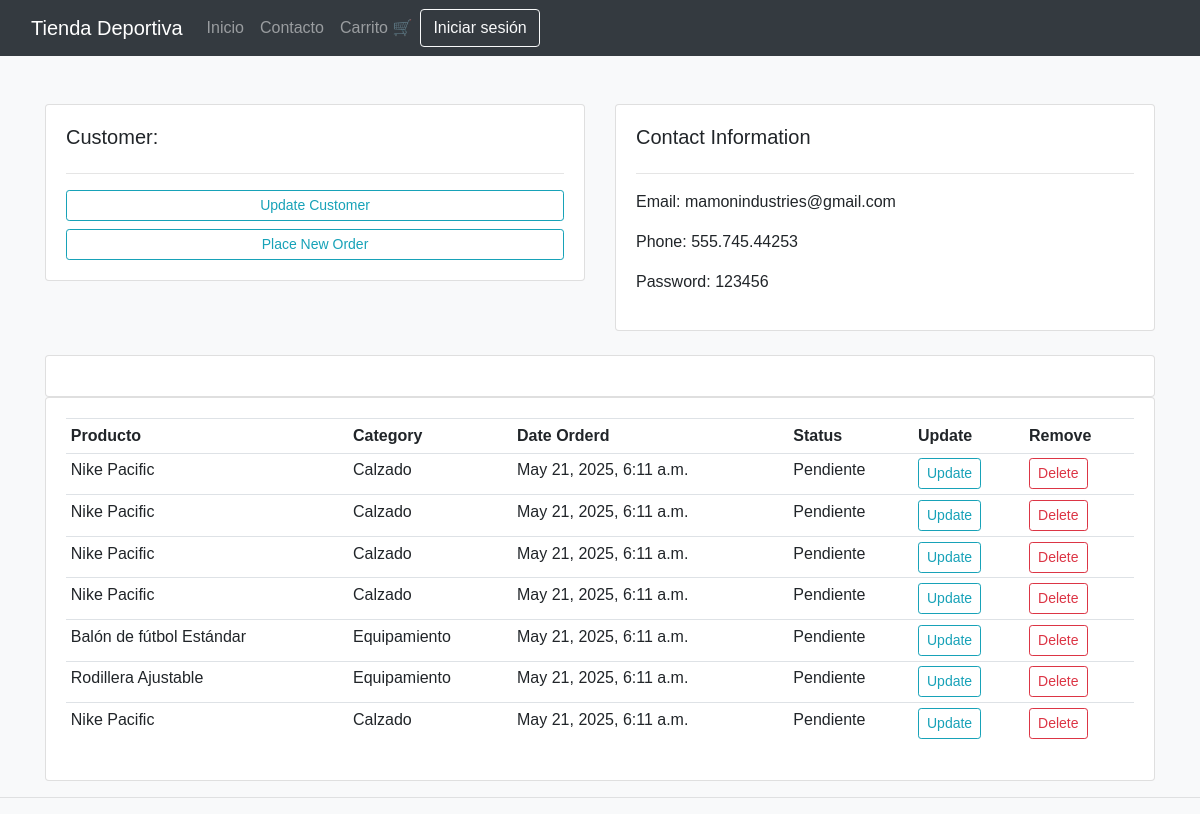
Screenshot of /customer/6 with the database file from the repository.
### accounts/models.py (models this page shows, shortened)
class Customer(models.Model):
    name = models.CharField(max_length=200, null=True)
    phone = models.CharField(max_length=200, null=True)
    email = models.CharField(max_length=200, null=True)
    date_created = models.DateTimeField(auto_now_add=True)
    password = models.CharField(max_length=200, null=True)

class Order(models.Model):
    STATUS = (
        ('Pendiente', 'Pendiente'),
        ('En camino', 'En camino'),
        ('Entregado', 'Entregado')
    )
    customer = models.ForeignKey(Customer, null=True, on_delete= models.SET_NULL)
    product = models.ForeignKey(Product, null=True, on_delete= models.SET_NULL)
    date_created = models.DateTimeField(auto_now_add=True, null=True)
    status = models.CharField(max_length=200, null=True, choices=STATUS)

class Product(models.Model):
    CATEGORY = (
        ('Ropa', 'Ropa'),
        ('Calzado', 'Calzado'),
        ('Accesorios', 'Accesorios'),
        ('Equipamiento', 'Equipamiento'),
        ('Tecnología', 'Tecnología'),
        ('Nutrición','Nutrición')
    )
    name = models.CharField(max_length=200, null=True)
    price = models.FloatField(null=True)
    category = models.CharField(max_length=200, null=True, choices=CATEGORY)
    description = models.CharField(max_length=200, null=True, blank=True)
    date_created = models.DateTimeField(auto_now_add=True, null=True)
    tags = models.ManyToManyField(Tag)
    image = models.ImageField(upload_to='product_images/', null=True, blank=True) #imagenes
    def __str__(self):
        return self.name

### accounts/views.py (the view)
# urls.py: path('customer/<str:pk>', views.customer, name='customer'),  # Vista de cliente individual
def customer(request, pk):
    customer = Customer.objects.get(id=pk)
    orders = customer.order_set.all()
    order_count = orders.count()
    context = {
        'customer': customer,
        'orders': orders,
        'orders_count': order_count
    }
    return render(request, 'customer.html', context)

### templates/customer.html (shortened to what this page needs)
{% extends 'main.html' %}
{% block content%}
<br>
<div class="row">
    <div class="col-md">
        <div class="card card-body">
            <h5>Customer:</h5>
            <hr>
            <a class="btn btn-outline-info btn-sm btn-block" href="">Update Customer</a>
            <a class="btn btn-outline-info btn-sm btn-block" href="{% url 'create_order' customer.id %}">Place New Order</a>
        </div>
    </div>
    <div class="col-md">
        <div class="card card-body">
            <h5>Contact Information</h5>
            <hr>
            <p>Email: {{customer.email}}</p>
            <p>Phone: {{customer.phone}}</p>
            <p>Password: {{customer.password}}</p>
        </div>
    </div>
</div>
<br>
<div class="row">
    <div class="col">
        <div class="card card-body">
        </div>
    </div>
</div>
<div class="row">
    <div class="col-md">
        <div class="card card-body">
            <table class="table table-sm">
                <tr>
                    <th>Producto</th>
                    <th>Category</th>
                    <th>Date Orderd</th>
                    <th>Status</th>
                    <th>Update</th>
                    <th>Remove</th>
                </tr>
                {% for order in orders %}
                <tr>
                    <td>{{order.product}}</td>
                    <td>{{order.product.category}}</td>
                    <td>{{order.date_created}}</td>
                    <td>{{order.status}}</td>
					<td><a class="btn btn-sm btn-outline-info" href="{%url 'update_order' order.id %}">Update</a> </td>
					<td><a class="btn btn-sm btn-outline-danger" href="{%url 'delete_order' order.id %}">Delete</a> </td>
                </tr>
                {% endfor %}
            </table>
        </div>
    </div>
</div>
{% endblock %}

### static/css/styles.css (style rules this page uses)
body { background-color: #f8f9fa; font-family: Arial, sans-serif; margin: 0; padding: 0; }
a { color: #0a58ca; text-decoration: none; }

### rows the page displays
Customer: email "mamonindustries@gmail.com", phone "555.745.44253", password "123456"
Order: product "Nike Pacific", product.category "Calzado", date_created "May 21, 2025, 6:11 a.m.", status "Pendiente"
Order: product "Nike Pacific", product.category "Calzado", date_created "May 21, 2025, 6:11 a.m.", status "Pendiente"
Order: product "Nike Pacific", product.category "Calzado", date_created "May 21, 2025, 6:11 a.m.", status "Pendiente"
Order: product "Nike Pacific", product.category "Calzado", date_created "May 21, 2025, 6:11 a.m.", status "Pendiente"
Order: product "Balón de fútbol Estándar", product.category "Equipamiento", date_created "May 21, 2025, 6:11 a.m.", status "Pendiente"
Order: product "Rodillera Ajustable", product.category "Equipamiento", date_created "May 21, 2025, 6:11 a.m.", status "Pendiente"
Order: product "Nike Pacific", product.category "Calzado", date_created "May 21, 2025, 6:11 a.m.", status "Pendiente"
